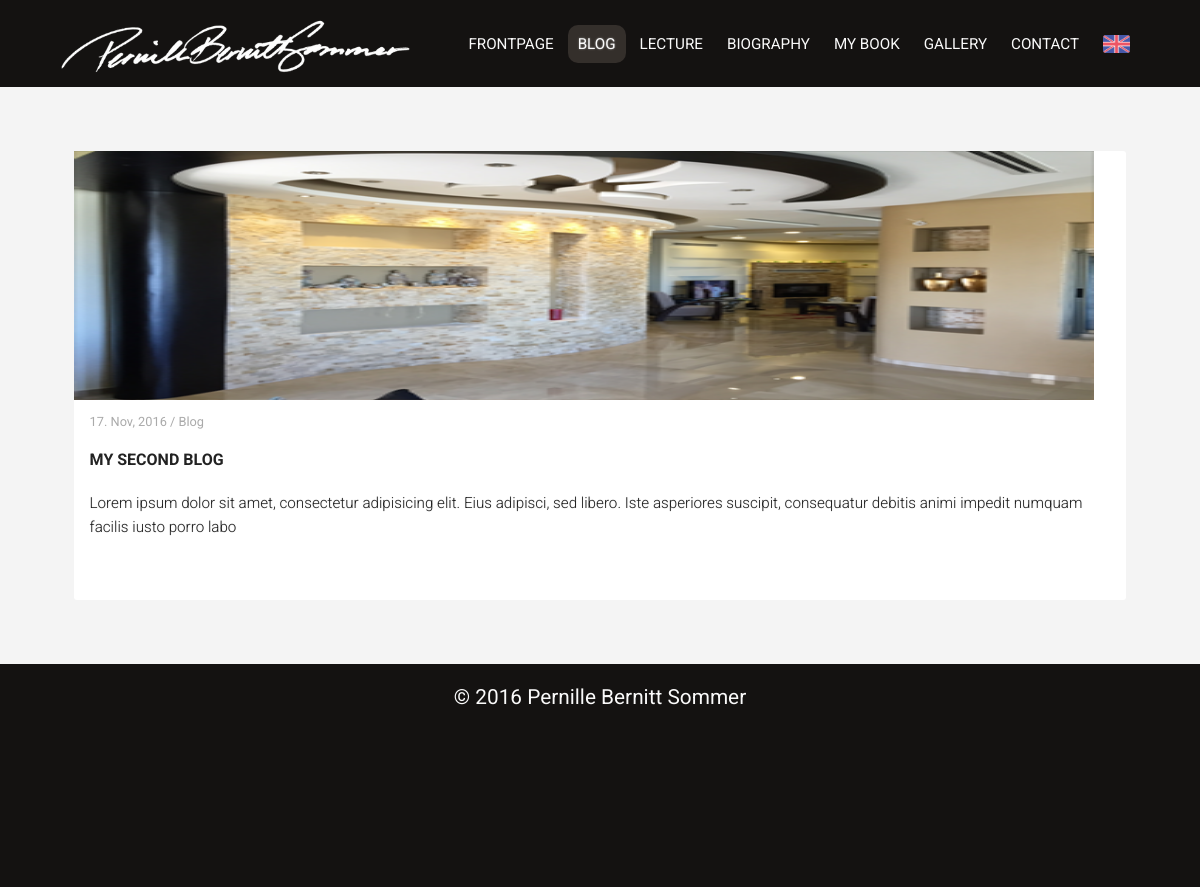
The app's page /blogPost.php?id=2 with its own data.
### tables this page shows
CREATE TABLE `blog` (
  `id` int(11) NOT NULL,
  `title` varchar(255) NOT NULL,
  `date` varchar(255) NOT NULL,
  `post` text NOT NULL,
  `imgUrl` varchar(255) NOT NULL
);

### blogPost.php (the view, shortened to what this page needs)
<?php
include("inc/config.php");
?>
<!DOCTYPE html>
<html lang="en">
    <head>
        <link rel="stylesheet" type="text/css" href="css/style.css">
        <link href="https://maxcdn.bootstrapcdn.com/font-awesome/4.7.0/css/font-awesome.min.css" rel="stylesheet" type="text/css">
    </head>
    <body>
        <header id="header">
            <div class="content">
                <a class="logo" href="index.php"><img alt="Logo" class="logoImg" src="img/logo.png"></a>
                <nav id="headerNavigation">
                    <a href="index.php">FRONTPAGE</a>
                    <a href="blog.php" class="active">BLOG</a>
                    <a href="lecture.html">LECTURE</a>
                    <a href="biography.html">BIOGRAPHY</a>
                    <a href="mybook.html">MY BOOK</a>
                    <a href="gallery.php">GALLERY</a>
                    <a href="contact.html">CONTACT</a>
                    <a class="languageMenu" href="javascript:void(0);" id="currentLanguage"><img src="img/en.png" class="flag"></a>
                </nav>
            </div>
        </header>
        <div class="content" id="senesteBlog">
            <?php
                $hentBlog = mysqli_query($link, "SELECT * FROM blog WHERE id='" . $_GET["id"] . "'");
                while($row = mysqli_fetch_array($hentBlog)){
                    $title = $row["title"];
                    $date = $row["date"];
                    $post = $row["post"];
                    $imgUrl = $row["imgUrl"];
            ?>
            <article>
                <img src="img/blog/<?php echo $imgUrl; ?>" style="box-sizing: border-box;" class="blogBillede">
                <span class="blogDato"><?php echo date("j. M, Y", strtotime($date)); ?> / Blog</span>
                <h4><?php echo $title; ?></h4>
                <p class="blogText"><?php echo $post; ?></p>
            </article>
            <?php
                }
            ?>
        </div>
        <div id="footer">
            <p>&copy 2016 Pernille Bernitt Sommer</p>
        </div>
    </body>
</html>

### css/style.css (style rules this page uses)
* { box-sizing: border-box; }
body { display: flex; flex-direction: column; min-height: 100vh; font-family: 'Roboto', sans-serif; color: #222222; margin: 87px 0 0 0; background-color: #f4f4f4; }
img { max-width: 100%; height: auto; vertical-align: bottom; }
a { text-decoration: none; }
.content { margin: 0 auto; width: 90%; max-width: 1170px; }
#header { background: #141211; padding: 0.85em 0; position:fixed; top: 0; left: 0; right: 0; z-index: 1; }
#header .content { display: flex; flex-direction: row; align-items: center; justify-content: space-between; }
#header .logo, #header nav a { padding: 0px; }
@media (min-width: 500px) { #header .logo, #header nav a { padding: 0px; } }
#header .logo { font-size: 1.35em; color: #28415E; }
#header .logoImg { width: 100%; max-width: 350px; padding-top: 5px; }
#header nav a { font-size: 0.65em; text-transform: uppercase; color: #FAFAFA; padding: 10px; box-sizing: border-box; transition: background 0.5s ease-in, text-shadow 0.5s ease-in; border-radius: 10px; }
#header nav a.active { background: rgba(60, 54, 51, 0.8); text-shadow: 0px 0px 2px rgba(255,255,255,0.5); border-radius: 10px; }
@media (min-width: 500px) { #header nav a { font-size: 0.95em; } }
#senesteBlog { display: flex; flex-direction: column; padding: 4em 0; }
#senesteBlog article { background: #ffffff; display: flex; flex-direction: column; flex: 1; margin: 0 0.85em 1em; padding: 1em; border-radius: 3px; }
#senesteBlog .blogBillede { margin: -1em -1em 0 -1em; max-height: 249px; box-sizing: border-box !important; }
#senesteBlog article:last-child { margin-bottom: 0; }
#senesteBlog article p { margin: 0 0 1em; font-size: 0.95em; line-height: 24px; font-weight: 500; text-shadow: 0px 0px 1px rgba(0, 0, 0, 0.2); }
#senesteBlog article p:last-of-type { margin-bottom: 3em; }
@media (min-width: 800px) { #senesteBlog { flex-direction: row; } }
@media (min-width: 800px) { #senesteBlog article { margin-bottom: 0; } }
#footer { background: #141211; flex: 1; text-align: center; color: #FAFAFA; font-size: 1.3em; }
.blogDato { padding-top: 1.1em; font-size: 0.8em; color: #aaa; }
article h4 { text-transform: uppercase; }
p.blogText { font-weight: 300 !important; }
#headerNavigation { position: relative; }
.flag { width: 27px; }
.languageMenu { transition: none !important; }

### records on screen
blog: imgUrl (picture), date "17. Nov, 2016", title "MY SECOND BLOG", post "Lorem ipsum dolor sit amet, consectetur adipisicing elit. Eius adipisci, sed libero. Iste asperiores suscipit, consequatur debitis animi impedit numquam facilis iusto porro labo"
